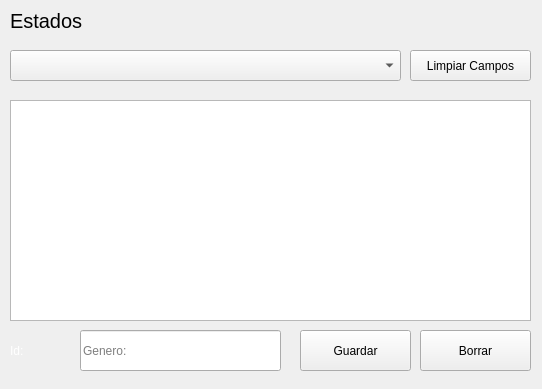
<?xml version="1.0" encoding="UTF-8"?>
<ui version="4.0">
 <class>Estados</class>
 <widget class="QWidget" name="Estados">
  <property name="geometry">
   <rect>
    <x>0</x>
    <y>0</y>
    <width>542</width>
    <height>389</height>
   </rect>
  </property>
  <property name="windowTitle">
   <string>Estados</string>
  </property>
  <widget class="QComboBox" name="comboBox">
   <property name="geometry">
    <rect>
     <x>10</x>
     <y>50</y>
     <width>391</width>
     <height>31</height>
    </rect>
   </property>
   <property name="placeholderText">
    <string>Genero</string>
   </property>
  </widget>
  <widget class="QPushButton" name="botonGuardar">
   <property name="geometry">
    <rect>
     <x>300</x>
     <y>330</y>
     <width>111</width>
     <height>41</height>
    </rect>
   </property>
   <property name="text">
    <string>Guardar</string>
   </property>
  </widget>
  <widget class="QPushButton" name="botonBorrar">
   <property name="geometry">
    <rect>
     <x>420</x>
     <y>330</y>
     <width>111</width>
     <height>41</height>
    </rect>
   </property>
   <property name="text">
    <string>Borrar</string>
   </property>
  </widget>
  <widget class="QLabel" name="label">
   <property name="geometry">
    <rect>
     <x>10</x>
     <y>0</y>
     <width>371</width>
     <height>41</height>
    </rect>
   </property>
   <property name="font">
    <font>
     <pointsize>15</pointsize>
    </font>
   </property>
   <property name="text">
    <string>Estados</string>
   </property>
  </widget>
  <widget class="QLineEdit" name="estado_text">
   <property name="geometry">
    <rect>
     <x>80</x>
     <y>330</y>
     <width>201</width>
     <height>41</height>
    </rect>
   </property>
   <property name="text">
    <string/>
   </property>
   <property name="placeholderText">
    <string>Genero:</string>
   </property>
  </widget>
  <widget class="QTableWidget" name="tableWidget">
   <property name="geometry">
    <rect>
     <x>10</x>
     <y>100</y>
     <width>521</width>
     <height>221</height>
    </rect>
   </property>
  </widget>
  <widget class="QLabel" name="id_label">
   <property name="geometry">
    <rect>
     <x>10</x>
     <y>330</y>
     <width>61</width>
     <height>41</height>
    </rect>
   </property>
   <property name="autoFillBackground">
    <bool>true</bool>
   </property>
   <property name="styleSheet">
    <string notr="true">color: rgb(255, 255, 255);

</string>
   </property>
   <property name="text">
    <string>Id:</string>
   </property>
  </widget>
  <widget class="QPushButton" name="LimpiarCampos">
   <property name="geometry">
    <rect>
     <x>410</x>
     <y>50</y>
     <width>121</width>
     <height>31</height>
    </rect>
   </property>
   <property name="text">
    <string>Limpiar Campos</string>
   </property>
  </widget>
 </widget>
 <resources/>
 <connections/>
</ui>
